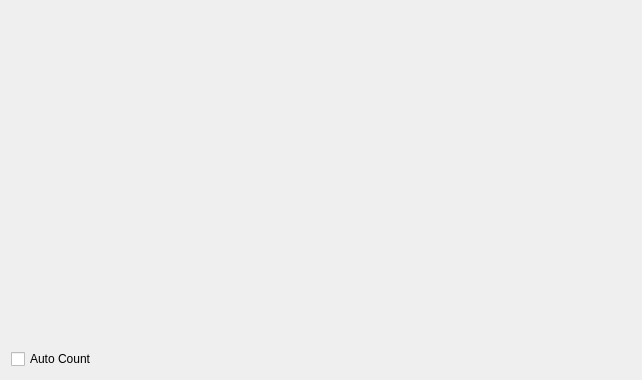
<?xml version="1.0" encoding="UTF-8"?>
<ui version="4.0">
 <class>Form</class>
 <widget class="QWidget" name="Form">
  <property name="geometry">
   <rect>
    <x>0</x>
    <y>0</y>
    <width>642</width>
    <height>380</height>
   </rect>
  </property>
  <property name="sizePolicy">
   <sizepolicy hsizetype="Preferred" vsizetype="Preferred">
    <horstretch>0</horstretch>
    <verstretch>0</verstretch>
   </sizepolicy>
  </property>
  <property name="baseSize">
   <size>
    <width>70</width>
    <height>40</height>
   </size>
  </property>
  <property name="windowTitle">
   <string>Ion Chamber Voltmeters</string>
  </property>
  <property name="autoFillBackground">
   <bool>false</bool>
  </property>
  <layout class="QVBoxLayout" name="verticalLayout_2">
   <item>
    <layout class="QVBoxLayout" name="verticalLayout1">
     <property name="spacing">
      <number>0</number>
     </property>
     <item>
      <layout class="QVBoxLayout" name="voltmeters_layout">
       <property name="rightMargin">
        <number>0</number>
       </property>
       <property name="bottomMargin">
        <number>0</number>
       </property>
       <item>
        <widget class="PyDMEmbeddedDisplay" name="voltmeter_0">
         <property name="toolTip">
          <string/>
         </property>
         <property name="macros" stdset="0">
          <string>{&quot;CHANNEL_NUMBER&quot;: 2, &quot;PREAMP_PREFIX&quot;: &quot;SR01:IpreSlit&quot;}</string>
         </property>
         <property name="filename" stdset="0">
          <string>voltmeter.py</string>
         </property>
        </widget>
       </item>
       <item>
        <widget class="PyDMEmbeddedDisplay" name="voltmeter_2">
         <property name="toolTip">
          <string/>
         </property>
         <property name="macros" stdset="0">
          <string>{&quot;CHANNEL_NUMBER&quot;: 4, &quot;PREAMP_PREFIX&quot;: &quot;SR03:I0&quot;}</string>
         </property>
         <property name="filename" stdset="0">
          <string>voltmeter.py</string>
         </property>
        </widget>
       </item>
       <item>
        <widget class="PyDMEmbeddedDisplay" name="voltmeter_1">
         <property name="toolTip">
          <string/>
         </property>
         <property name="macros" stdset="0">
          <string>{&quot;CHANNEL_NUMBER&quot;: 3, &quot;PREAMP_PREFIX&quot;: &quot;SR02:IpreKB&quot;}</string>
         </property>
         <property name="filename" stdset="0">
          <string>voltmeter.py</string>
         </property>
        </widget>
       </item>
       <item>
        <widget class="PyDMEmbeddedDisplay" name="voltmeter_3">
         <property name="toolTip">
          <string/>
         </property>
         <property name="macros" stdset="0">
          <string>{&quot;CHANNEL_NUMBER&quot;: 5, &quot;PREAMP_PREFIX&quot;: &quot;SR04:It&quot;}</string>
         </property>
         <property name="filename" stdset="0">
          <string>voltmeter.py</string>
         </property>
        </widget>
       </item>
      </layout>
     </item>
     <item>
      <widget class="PyDMCheckbox" name="PyDMCheckbox">
       <property name="toolTip">
        <string/>
       </property>
       <property name="text">
        <string>Auto Count</string>
       </property>
       <property name="channel" stdset="0">
        <string>${PREFIX}.CONT</string>
       </property>
      </widget>
     </item>
    </layout>
   </item>
  </layout>
 </widget>
 <customwidgets>
  <customwidget>
   <class>PyDMCheckbox</class>
   <extends>QCheckBox</extends>
   <header>pydm.widgets.checkbox</header>
  </customwidget>
  <customwidget>
   <class>PyDMEmbeddedDisplay</class>
   <extends>QFrame</extends>
   <header>pydm.widgets.embedded_display</header>
   <container>1</container>
  </customwidget>
 </customwidgets>
 <resources/>
 <connections/>
</ui>
